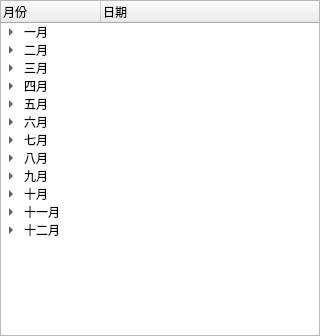
<?xml version="1.0" encoding="UTF-8"?>
<ui version="4.0">
 <class>month_search</class>
 <widget class="QDialog" name="month_search">
  <property name="geometry">
   <rect>
    <x>0</x>
    <y>0</y>
    <width>320</width>
    <height>336</height>
   </rect>
  </property>
  <property name="maximumSize">
   <size>
    <width>320</width>
    <height>336</height>
   </size>
  </property>
  <property name="sizeIncrement">
   <size>
    <width>320</width>
    <height>336</height>
   </size>
  </property>
  <property name="windowTitle">
   <string>Dialog</string>
  </property>
  <widget class="QTreeWidget" name="treeWidget">
   <property name="geometry">
    <rect>
     <x>0</x>
     <y>0</y>
     <width>320</width>
     <height>336</height>
    </rect>
   </property>
   <property name="minimumSize">
    <size>
     <width>320</width>
     <height>336</height>
    </size>
   </property>
   <property name="maximumSize">
    <size>
     <width>320</width>
     <height>336</height>
    </size>
   </property>
   <property name="styleSheet">
    <string notr="true">background-image: url(:/new/prefix1/a/calendar_background.png);</string>
   </property>
   <column>
    <property name="text">
     <string>月份</string>
    </property>
   </column>
   <column>
    <property name="text">
     <string>日期</string>
    </property>
   </column>
   <item>
    <property name="text">
     <string>一月</string>
    </property>
    <item>
     <property name="text">
      <string>新年</string>
     </property>
     <property name="text">
      <string>1.1</string>
     </property>
    </item>
    <item>
     <property name="text">
      <string>成人节</string>
     </property>
     <property name="text">
      <string>一月的第二的星期一</string>
     </property>
    </item>
   </item>
   <item>
    <property name="text">
     <string>二月</string>
    </property>
    <item>
     <property name="text">
      <string>建国纪念日</string>
     </property>
     <property name="text">
      <string>2.11</string>
     </property>
    </item>
   </item>
   <item>
    <property name="text">
     <string>三月</string>
    </property>
    <item>
     <property name="text">
      <string>春分节</string>
     </property>
     <property name="text">
      <string>3.21</string>
     </property>
    </item>
   </item>
   <item>
    <property name="text">
     <string>四月</string>
    </property>
    <property name="text">
     <string/>
    </property>
    <item>
     <property name="text">
      <string>昭和日</string>
     </property>
     <property name="text">
      <string>4.29</string>
     </property>
    </item>
   </item>
   <item>
    <property name="text">
     <string>五月</string>
    </property>
    <property name="text">
     <string/>
    </property>
    <item>
     <property name="text">
      <string>宪法纪念日</string>
     </property>
     <property name="text">
      <string>5.3</string>
     </property>
    </item>
    <item>
     <property name="text">
      <string>绿色日</string>
     </property>
     <property name="text">
      <string>5.4</string>
     </property>
    </item>
    <item>
     <property name="text">
      <string>儿童节</string>
     </property>
     <property name="text">
      <string>5.5</string>
     </property>
    </item>
   </item>
   <item>
    <property name="text">
     <string>六月</string>
    </property>
    <property name="text">
     <string/>
    </property>
    <item>
     <property name="text">
      <string>无</string>
     </property>
     <property name="text">
      <string/>
     </property>
    </item>
   </item>
   <item>
    <property name="text">
     <string>七月</string>
    </property>
    <property name="text">
     <string/>
    </property>
    <item>
     <property name="text">
      <string>海洋节</string>
     </property>
     <property name="text">
      <string>七月的第三的星期一</string>
     </property>
    </item>
   </item>
   <item>
    <property name="text">
     <string>八月</string>
    </property>
    <property name="text">
     <string/>
    </property>
    <item>
     <property name="text">
      <string>无</string>
     </property>
     <property name="text">
      <string/>
     </property>
    </item>
   </item>
   <item>
    <property name="text">
     <string>九月</string>
    </property>
    <property name="text">
     <string/>
    </property>
    <item>
     <property name="text">
      <string>敬老节</string>
     </property>
     <property name="text">
      <string>九月的第三个星期一</string>
     </property>
    </item>
    <item>
     <property name="text">
      <string>秋分</string>
     </property>
     <property name="text">
      <string>9.23</string>
     </property>
    </item>
   </item>
   <item>
    <property name="text">
     <string>十月</string>
    </property>
    <property name="text">
     <string/>
    </property>
    <item>
     <property name="text">
      <string>体育节</string>
     </property>
     <property name="text">
      <string>十月的第二个星期一</string>
     </property>
    </item>
   </item>
   <item>
    <property name="text">
     <string>十一月</string>
    </property>
    <property name="text">
     <string/>
    </property>
    <item>
     <property name="text">
      <string>文化日</string>
     </property>
     <property name="text">
      <string>11.3</string>
     </property>
    </item>
    <item>
     <property name="text">
      <string>劳动感恩节</string>
     </property>
     <property name="text">
      <string>11.23</string>
     </property>
    </item>
   </item>
   <item>
    <property name="text">
     <string>十二月</string>
    </property>
    <property name="text">
     <string/>
    </property>
    <item>
     <property name="text">
      <string>天皇生日节</string>
     </property>
     <property name="text">
      <string>12.23</string>
     </property>
    </item>
   </item>
  </widget>
 </widget>
 <resources/>
 <connections/>
</ui>
